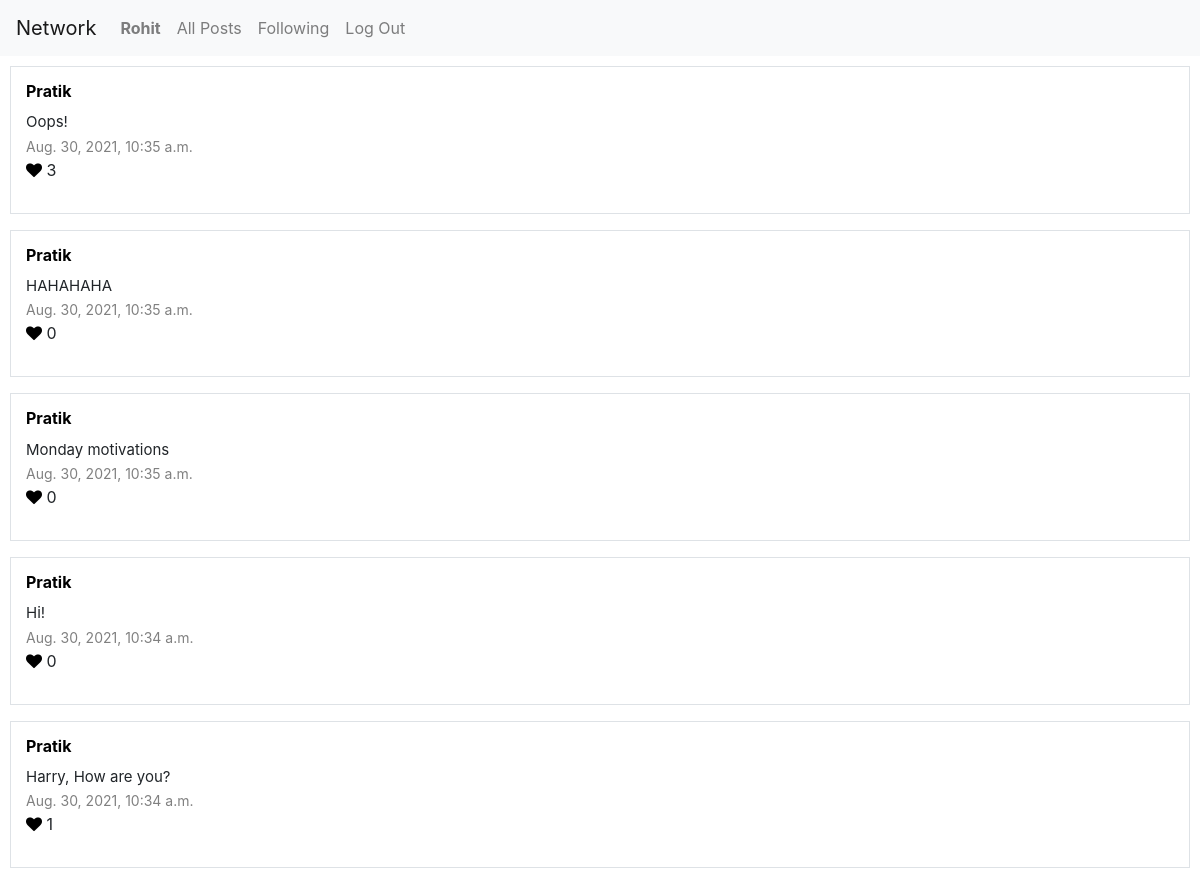
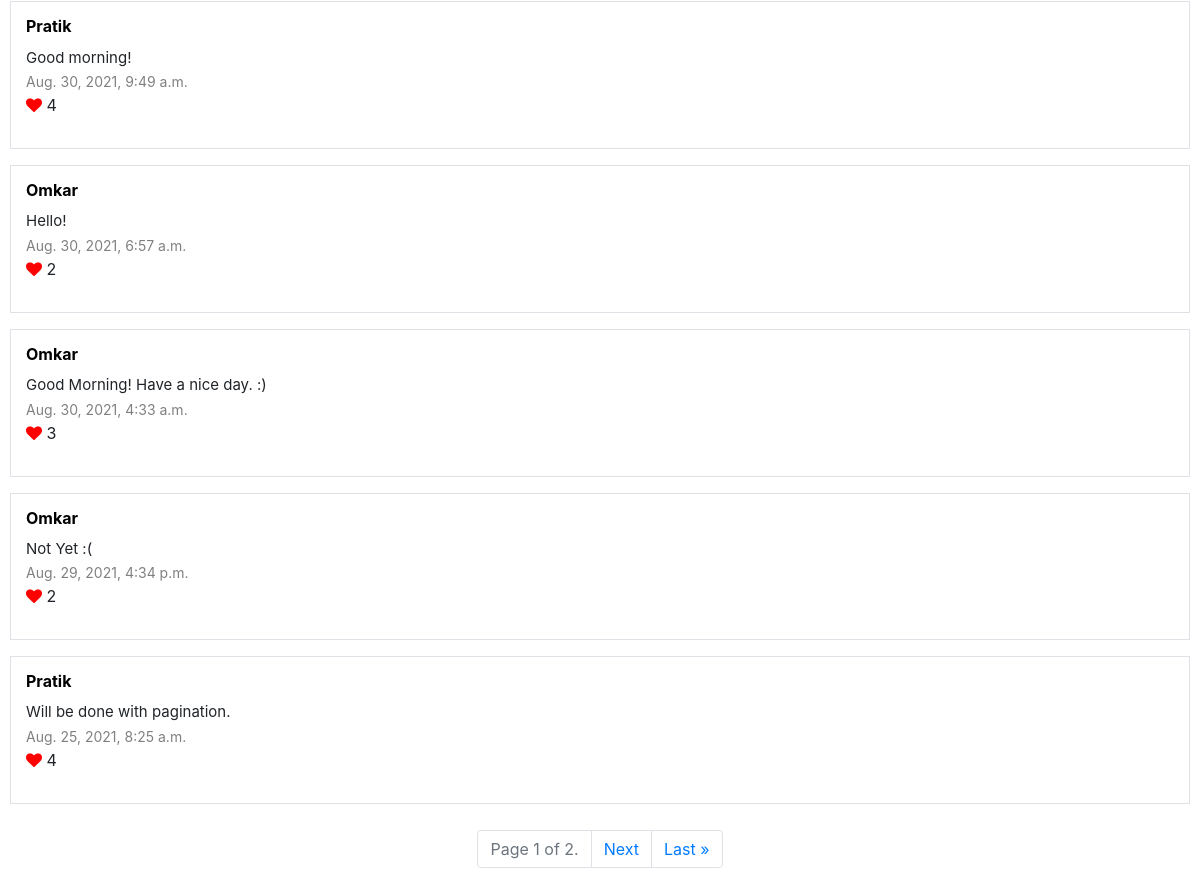
The app's page /following (signed in) with its own data (2 pictures, top to bottom).
### network/models.py (models this page shows, shortened)
class User(AbstractUser):
    following = models.ManyToManyField(
        "User",
        related_name="followers"
    )

class Post(models.Model):
    uploader = models.ForeignKey(
        User,
        on_delete=models.CASCADE,
        related_name="post_uploader"
    )
    body = models.TextField(blank=True)
    timestamp = models.DateTimeField(auto_now_add=True)
    likes = models.ManyToManyField(
        User,
        related_name="post_liked"
    )
    class Meta:
        ordering = ['-timestamp']

### network/views.py (the view)
# urls.py: path("following", views.following, name="following"),
@login_required
def following(request):
    username = request.user
    posts = Post.objects.filter(uploader__in=username.following.all())
    paginator = Paginator(posts, 10)
    page_number = request.GET.get('page')
    page_obj = paginator.get_page(page_number)
    posts = page_obj.object_list
    return render(request, "network/following.html", {
        "posts": posts,
        "page_obj": page_obj
    })

### network/templates/network/following.html (shortened to what this page needs)
{% extends "network/layout.html" %}
{% block body %}
<div style="padding: 10px;">
    {% for post in posts %}
        <div class="mb-3 border" style="padding: 15px;">
            {% if user.is_authenticated %}
            <a href="{% url 'profile' post.uploader.id %}" style="color: black;">
                <h6>
                    <strong>{{ post.uploader.username }}</strong>
                </h6>
            </a>
            {% else %}
                <h6><strong>{{ post.uploader.username }}</strong></h6>
            {% endif %}
            <p>
                <span id="body-{{ post.id }}" style="font-size: 15px;">{{ post.body }}</span>
                <br />
                <span style="color: gray; font-size: 14px;">
                    {{ post.timestamp }}
                </span>
                <br />
                {% if user.is_authenticated %}
                    {% if user in post.likes.all %}
                        <span>
                            <i class="fa fa-heart" style="color:red; cursor: pointer;" id="like-btn-{{ post.id }}" onclick="like('{{ post.id }}')"></i>
                        </span>
                    {% else %}
                        <span>
                            <i class="fa fa-heart" style="color:black; cursor: pointer;" id="like-btn-{{ post.id }}" onclick="like('{{ post.id }}')"></i>
                        </span>
                    {% endif %}
                {% else %}
                    <span>
                        <i class="fa fa-heart" style="color:black; cursor: pointer;"></i>
                    </span>
                {% endif %}
                <span id="like-count-{{ post.id }}">
                    {{ post.likes.all.count }}
                </span>
            </p>
        </div>
    {% empty %}
        <h5>No Posts.</h5>
    {% endfor %}
</div>
<nav aria-label="Page navigation example">
    <ul class="pagination justify-content-center">
        <li class="page-item disabled">
            <a class="page-link" href="#" tabindex="-1" aria-disabled="true">Page {{ page_obj.number }} of {{ page_obj.paginator.num_pages }}.</a>
        </li>
    {% if page_obj.has_next %}
        <li class="page-item"><a class="page-link" href="?page={{ page_obj.next_page_number }}">Next</a></li>
        <li class="page-item"><a class="page-link" href="?page={{ page_obj.paginator.num_pages }}">Last &raquo;</a></li>
    {% endif %}
    </ul>
</nav>
{% endblock %}

### network/templates/network/layout.html (shortened to what this page needs)
{% load static %}
<!DOCTYPE html>
<html lang="en">
    <head>
        <link rel="stylesheet" href="https://stackpath.bootstrapcdn.com/bootstrap/4.4.1/css/bootstrap.min.css">
        <link rel="stylesheet" href="https://cdnjs.cloudflare.com/ajax/libs/font-awesome/4.7.0/css/font-awesome.min.css">
        <link href="{% static 'network/styles.css' %}" rel="stylesheet">
    </head>
    <body>
        <nav class="navbar navbar-expand-lg navbar-light bg-light">
            <a class="navbar-brand" href="{% url 'index' %}">Network</a>
            <div>
              <ul class="navbar-nav mr-auto">
                {% if user.is_authenticated %}
                    <li class="nav-item">
                        <a class="nav-link" href="{% url 'profile' user.id %}"><strong>{{ user.username }}</strong></a>
                    </li>
                {% endif %}
                <li class="nav-item">
                  <a class="nav-link" href="{% url 'index' %}">All Posts</a>
                </li>
                {% if user.is_authenticated %}
                    <li class="nav-item">
                        <a class="nav-link" href="{% url 'following' %}">Following</a>
                    </li>
                    <li class="nav-item">
                        <a class="nav-link" href="{% url 'logout' %}">Log Out</a>
                    </li>
                {% endif %}
              </ul>
            </div>
          </nav>
        <div class="body">
            {% block body %}
            {% endblock %}
        </div>
    </body>
</html>

### records on screen
User: username "Rohit"
Post: uploader.username "Pratik", body "Oops!", timestamp "Aug. 30, 2021, 10:35 a.m.", likes.all.count "3"
Post: uploader.username "Pratik", body "HAHAHAHA", timestamp "Aug. 30, 2021, 10:35 a.m.", likes.all.count "0"
Post: uploader.username "Pratik", body "Monday motivations", timestamp "Aug. 30, 2021, 10:35 a.m.", likes.all.count "0"
Post: uploader.username "Pratik", body "Hi!", timestamp "Aug. 30, 2021, 10:34 a.m.", likes.all.count "0"
Post: uploader.username "Pratik", body "Harry, How are you?", timestamp "Aug. 30, 2021, 10:34 a.m.", likes.all.count "1"
Post: uploader.username "Pratik", body "Good morning!", timestamp "Aug. 30, 2021, 9:49 a.m.", likes.all.count "4"
Post: uploader.username "Omkar", body "Hello!", timestamp "Aug. 30, 2021, 6:57 a.m.", likes.all.count "2"
Post: uploader.username "Omkar", body "Good Morning! Have a nice day. :)", timestamp "Aug. 30, 2021, 4:33 a.m.", likes.all.count "3"
Post: uploader.username "Omkar", body "Not Yet :(", timestamp "Aug. 29, 2021, 4:34 p.m.", likes.all.count "2"
Post: uploader.username "Pratik", body "Will be done with pagination.", timestamp "Aug. 25, 2021, 8:25 a.m.", likes.all.count "4"

### other values on screen
{{ page_obj.number }} "1"
{{ page_obj.paginator.num_pages }} "2"
